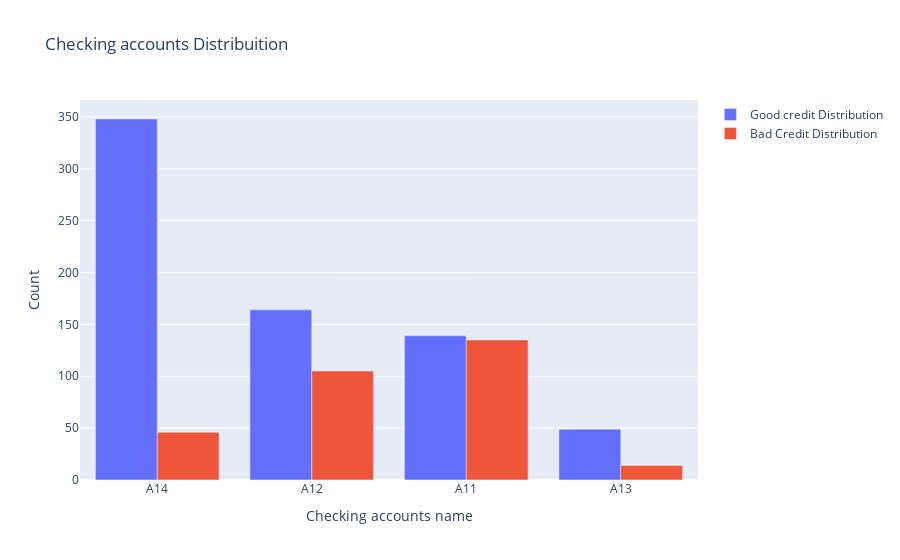

Notebook code cell kept with this figure:
### Code cell
trace0 = go.Bar(
    x = df[df["Class"]== 1]["CheckingAccount"].value_counts().index.values,
    y = df[df["Class"]== 1]["CheckingAccount"].value_counts().values,
    name='Good credit Distribution' 
    
)

#Second plot
trace1 = go.Bar(
    x = df[df["Class"]== 2]["CheckingAccount"].value_counts().index.values,
    y = df[df["Class"]== 2]["CheckingAccount"].value_counts().values,
    name="Bad Credit Distribution"
)

data = [trace0, trace1]

layout = go.Layout(
    title='Checking accounts Distribuition',
    xaxis=dict(title='Checking accounts name'),
    yaxis=dict(title='Count'),
    barmode='group'
)


fig = go.Figure(data=data, layout=layout)

py.iplot(fig, filename = 'Age-ba', validate = False)

### Figure 1 — Plotly figure (JSON) as saved in the notebook; plotly's stock layout.template omitted (floating-point values rounded to 4 significant figures)
{"data": [{"name": "Good credit Distribution", "type": "bar", "x": ["A14", "A12", "A11", "A13"], "y": [348, 164, 139, 49]}, {"name": "Bad Credit Distribution", "type": "bar", "x": ["A11", "A12", "A14", "A13"], "y": [135, 105, 46, 14]}], "layout": {"barmode": "group", "title": {"text": "Checking accounts Distribuition"}, "xaxis": {"title": {"text": "Checking accounts name"}}, "yaxis": {"title": {"text": "Count"}}}}
